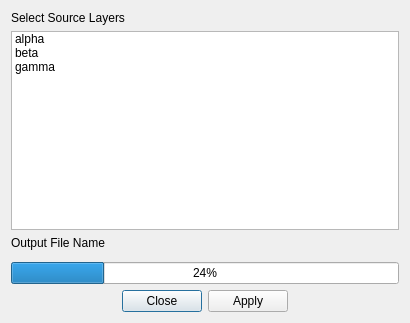
<?xml version="1.0" encoding="UTF-8"?>
<ui version="4.0">
 <class>mmqgis_merge_form</class>
 <widget class="QDialog" name="mmqgis_merge_form">
  <property name="geometry">
   <rect>
    <x>0</x>
    <y>0</y>
    <width>410</width>
    <height>323</height>
   </rect>
  </property>
  <property name="windowTitle">
   <string>Dialog</string>
  </property>
  <layout class="QVBoxLayout" name="verticalLayout">
   <item>
    <widget class="QLabel" name="label">
     <property name="text">
      <string>Select Source Layers</string>
     </property>
    </widget>
   </item>
   <item>
    <widget class="QListWidget" name="input_layer_names">
     <property name="selectionMode">
      <enum>QAbstractItemView::ExtendedSelection</enum>
     </property>
     <item>
      <property name="text">
       <string>alpha</string>
      </property>
     </item>
     <item>
      <property name="text">
       <string>beta</string>
      </property>
     </item>
     <item>
      <property name="text">
       <string>gamma</string>
      </property>
     </item>
    </widget>
   </item>
   <item>
    <widget class="QLabel" name="label_2">
     <property name="text">
      <string>Output File Name</string>
     </property>
    </widget>
   </item>
   <item>
    <widget class="QgsFileWidget" name="output_file_name"/>
   </item>
   <item>
    <widget class="QProgressBar" name="status">
     <property name="value">
      <number>24</number>
     </property>
    </widget>
   </item>
   <item>
    <widget class="QDialogButtonBox" name="buttonBox">
     <property name="orientation">
      <enum>Qt::Horizontal</enum>
     </property>
     <property name="standardButtons">
      <set>QDialogButtonBox::Apply|QDialogButtonBox::Close</set>
     </property>
     <property name="centerButtons">
      <bool>true</bool>
     </property>
    </widget>
   </item>
  </layout>
 </widget>
 <customwidgets>
  <customwidget>
   <class>QgsFileWidget</class>
   <extends>QWidget</extends>
   <header>qgsfilewidget.h</header>
  </customwidget>
 </customwidgets>
 <resources/>
 <connections>
  <connection>
   <sender>buttonBox</sender>
   <signal>accepted()</signal>
   <receiver>mmqgis_merge_form</receiver>
   <slot>accept()</slot>
   <hints>
    <hint type="sourcelabel">
     <x>248</x>
     <y>254</y>
    </hint>
    <hint type="destinationlabel">
     <x>157</x>
     <y>274</y>
    </hint>
   </hints>
  </connection>
  <connection>
   <sender>buttonBox</sender>
   <signal>rejected()</signal>
   <receiver>mmqgis_merge_form</receiver>
   <slot>reject()</slot>
   <hints>
    <hint type="sourcelabel">
     <x>316</x>
     <y>260</y>
    </hint>
    <hint type="destinationlabel">
     <x>286</x>
     <y>274</y>
    </hint>
   </hints>
  </connection>
 </connections>
</ui>
